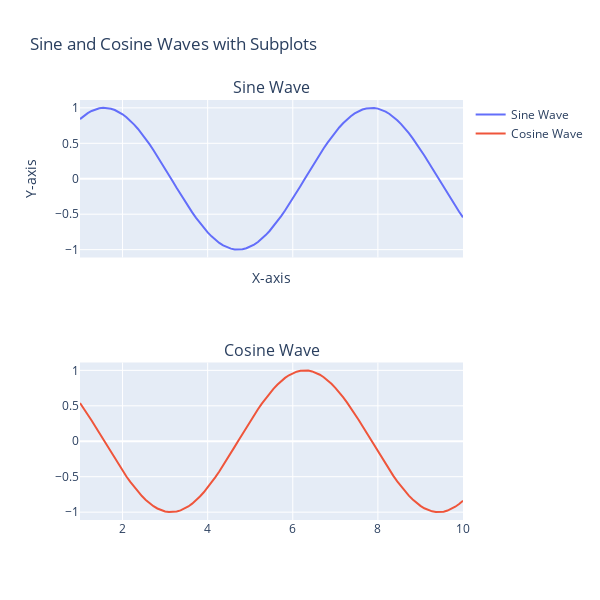

The notebook cell saved with this chart:
### Code cell
from plotly.subplots import make_subplots
import plotly.graph_objects as go

fig = make_subplots(rows=2, cols=1, shared_xaxes=True,
                    subplot_titles=("Sine Wave", "Cosine Wave"))


fig.add_trace(go.Scatter(x=x, y=sin_y, mode='lines', name='Sine Wave'), row=1, col=1)
fig.add_trace(go.Scatter(x=x, y=cos_y, mode='lines', name='Cosine Wave'), row=2, col=1)

fig.update_layout(
    title="Sine and Cosine Waves with Subplots",
    height=600, width=600,
    xaxis_title="X-axis", yaxis_title="Y-axis"
)
fig.show()
